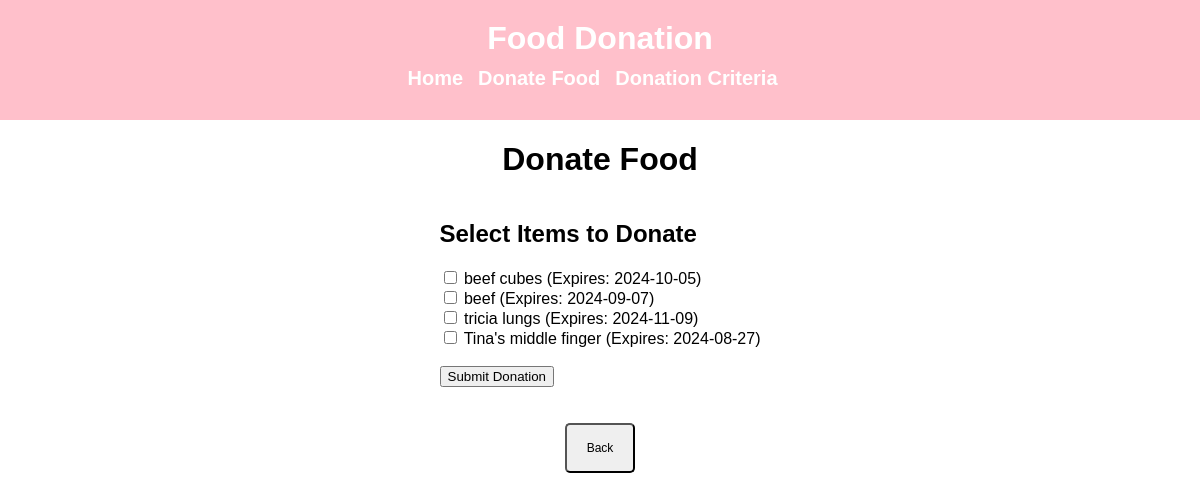
The page /submit on the database as committed earlier.
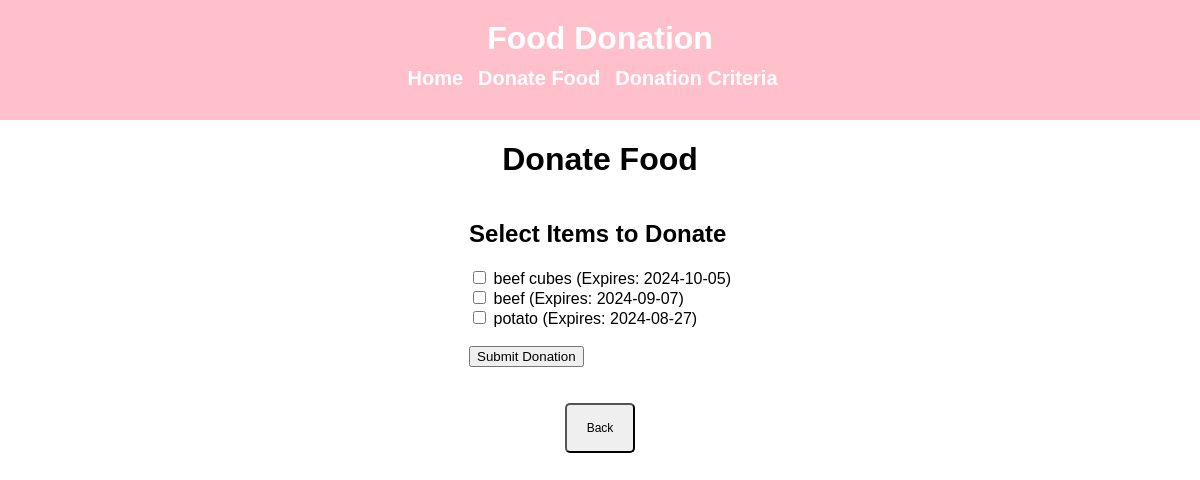
The same page on the database as committed later.
### tables this page shows
CREATE TABLE foodItem (
    id INTEGER PRIMARY KEY AUTOINCREMENT,
    foodItemName TEXT NOT NULL,
    expiryDate DATE
);

### app.py (the view, shortened to what this page needs)
@app.route('/submit', methods=['GET', 'POST'])
def submit():
    conn = sqlite3.connect('database.db')
    conn.row_factory = sqlite3.Row  # This allows accessing columns by name
    inventory = conn.execute('SELECT * FROM foodItem').fetchall()
    conn.close()
    return render_template('submit.html', rows=inventory)

### templates/submit.html (shortened to what this page needs)
<!DOCTYPE html>
<html lang="en">
<head>
    <link rel="stylesheet" href="{{ url_for('static', filename='styles.css') }}">
</head>
<body>
    <header>
        <h1>Food Donation</h1>
        <nav>
            <ul>
                <li><a href="/">Home</a></li>
                <li><a href="/submit">Donate Food</a></li>
                <li><a href="/criteria">Donation Criteria</a></li>
            </ul>
        </nav>
    </header>
    <div class="div1">
        <h1>Donate Food</h1>
        <form id="donationForm" action="{{ url_for('submit') }}" method="POST">
            <h2>Select Items to Donate</h2>
            {% for row in rows %}
            <div>
                <input type="checkbox" id="{{ row['id'] }}" name="items" value="{{ row['id'] }}">
                <label for="{{ row['id'] }}">{{ row['foodItemName'] }} (Expires: {{ row['expiryDate'] }})</label>
            </div>
            {% endfor %}
            <br>
            <button type="submit">Submit Donation</button>
        </form>
        <br>
        <br>
        <button onclick="location.href='/'" class="small-button">Back</button>
    </div>
</body>
</html>

Rows that differ between the two databases and show on the page:
removed foodItem: foodItemName "tricia lungs", expiryDate "2024-11-09"
removed foodItem: foodItemName "Tina's middle finger", expiryDate "2024-08-27"
added foodItem: foodItemName "potato", expiryDate "2024-08-27"
